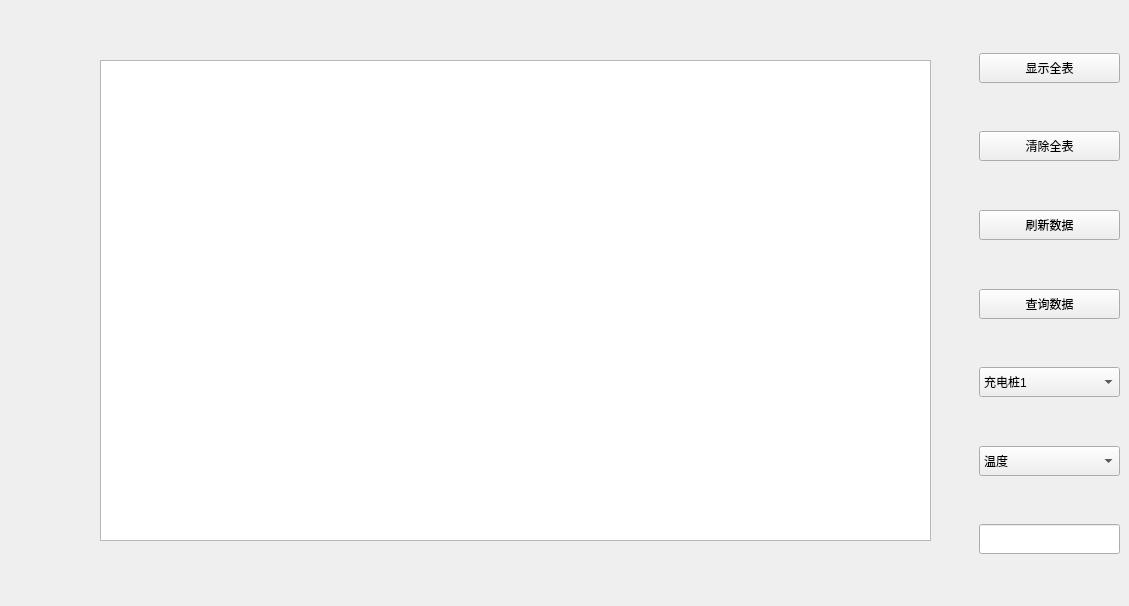
     <widget class="QWidget" name="page">
      <widget class="QWidget" name="widget_9" native="true">
       <property name="geometry">
        <rect>
         <x>979</x>
         <y>10</y>
         <width>141</width>
         <height>587</height>
        </rect>
       </property>
       <layout class="QVBoxLayout" name="verticalLayout_5">
        <item>
         <spacer name="verticalSpacer_6">
          <property name="orientation">
           <enum>Qt::Vertical</enum>
          </property>
          <property name="sizeHint" stdset="0">
           <size>
            <width>20</width>
            <height>36</height>
           </size>
          </property>
         </spacer>
        </item>
        <item>
         <widget class="QPushButton" name="displayTable">
          <property name="minimumSize">
           <size>
            <width>0</width>
            <height>30</height>
           </size>
          </property>
          <property name="text">
           <string>显示全表</string>
          </property>
         </widget>
        </item>
        <item>
         <spacer name="verticalSpacer_7">
          <property name="orientation">
           <enum>Qt::Vertical</enum>
          </property>
          <property name="sizeHint" stdset="0">
           <size>
            <width>20</width>
            <height>35</height>
           </size>
          </property>
         </spacer>
        </item>
        <item>
         <widget class="QPushButton" name="clearTable">
          <property name="minimumSize">
           <size>
            <width>0</width>
            <height>30</height>
           </size>
          </property>
          <property name="text">
           <string>清除全表</string>
          </property>
         </widget>
        </item>
        <item>
         <spacer name="verticalSpacer_8">
          <property name="orientation">
           <enum>Qt::Vertical</enum>
          </property>
          <property name="sizeHint" stdset="0">
           <size>
            <width>20</width>
            <height>36</height>
           </size>
          </property>
         </spacer>
        </item>
        <item>
         <widget class="QPushButton" name="refreshTable">
          <property name="minimumSize">
           <size>
            <width>0</width>
            <height>30</height>
           </size>
          </property>
          <property name="text">
           <string>刷新数据</string>
          </property>
         </widget>
        </item>
        <item>
         <spacer name="verticalSpacer_9">
          <property name="orientation">
           <enum>Qt::Vertical</enum>
          </property>
          <property name="sizeHint" stdset="0">
           <size>
            <width>20</width>
            <height>36</height>
           </size>
          </property>
         </spacer>
        </item>
        <item>
         <widget class="QPushButton" name="findData">
          <property name="minimumSize">
           <size>
            <width>0</width>
            <height>30</height>
           </size>
          </property>
          <property name="text">
           <string>查询数据</string>
          </property>
         </widget>
        </item>
        <item>
         <spacer name="verticalSpacer_10">
          <property name="orientation">
           <enum>Qt::Vertical</enum>
          </property>
          <property name="sizeHint" stdset="0">
           <size>
            <width>20</width>
            <height>36</height>
           </size>
          </property>
         </spacer>
        </item>
        <item>
         <widget class="QComboBox" name="comboBoxID">
          <property name="minimumSize">
           <size>
            <width>0</width>
            <height>30</height>
           </size>
          </property>
          <property name="styleSheet">
           <string notr="true">#comboBox{ text-align: center; }</string>
          </property>
          <item>
           <property name="text">
            <string>充电桩1</string>
           </property>
          </item>
          <item>
           <property name="text">
            <string>充电桩2</string>
           </property>
          </item>
         </widget>
        </item>
        <item>
         <spacer name="verticalSpacer_14">
          <property name="orientation">
           <enum>Qt::Vertical</enum>
          </property>
          <property name="sizeHint" stdset="0">
           <size>
            <width>17</width>
            <height>18</height>
           </size>
          </property>
         </spacer>
        </item>
        <item>
         <widget class="QComboBox" name="comboBox">
          <property name="minimumSize">
           <size>
            <width>0</width>
            <height>30</height>
           </size>
          </property>
          <property name="styleSheet">
           <string notr="true">#comboBox{ text-align: center; }</string>
          </property>
          <item>
           <property name="text">
            <string>温度</string>
           </property>
          </item>
          <item>
           <property name="text">
            <string>湿度</string>
           </property>
          </item>
          <item>
           <property name="text">
            <string>电压</string>
           </property>
          </item>
          <item>
           <property name="text">
            <string>电流</string>
           </property>
          </item>
         </widget>
        </item>
        <item>
         <spacer name="verticalSpacer_11">
          <property name="orientation">
           <enum>Qt::Vertical</enum>
          </property>
          <property name="sizeHint" stdset="0">
           <size>
            <width>20</width>
            <height>35</height>
           </size>
          </property>
         </spacer>
        </item>
        <item>
         <widget class="QLineEdit" name="variable">
          <property name="minimumSize">
           <size>
            <width>0</width>
            <height>30</height>
           </size>
          </property>
         </widget>
        </item>
        <item>
         <spacer name="verticalSpacer_12">
          <property name="orientation">
           <enum>Qt::Vertical</enum>
          </property>
          <property name="sizeHint" stdset="0">
           <size>
            <width>20</width>
            <height>36</height>
           </size>
          </property>
         </spacer>
        </item>
       </layout>
      </widget>
      <widget class="QTableView" name="tableView">
       <property name="geometry">
        <rect>
         <x>100</x>
         <y>60</y>
         <width>831</width>
         <height>481</height>
        </rect>
       </property>
      </widget>
     </widget>
